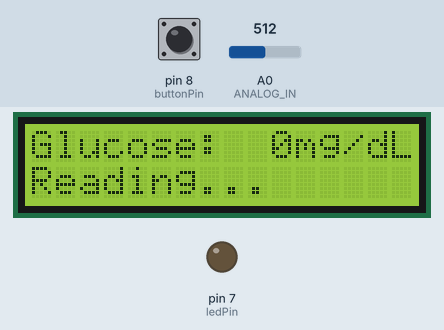
This sketch was run on a simulated Arduino Uno, built with avr-gcc and run on an emulated ATmega328P. Parts: 16×2 character LCD, output pins drawn as LEDs (lit = HIGH). The inputs (shaded band) are chosen by the test bench; at power-on: pin 8 (buttonPin) HIGH, A0 (ANALOG_IN) = 512. What the sketch prints to the serial monitor is not drawn.

Above: at 2.2 s.
2.3 s: pin 8 (buttonPin) pulled LOW for 0.6 s
At 3.7 s:
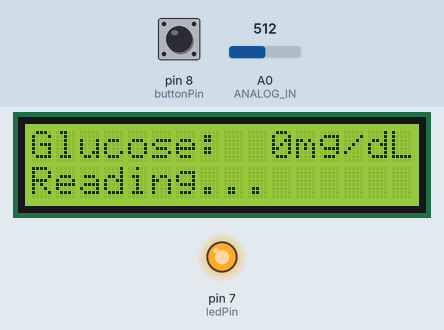
5.9 s: A0 (ANALOG_IN) set to 716
At 7.7 s:
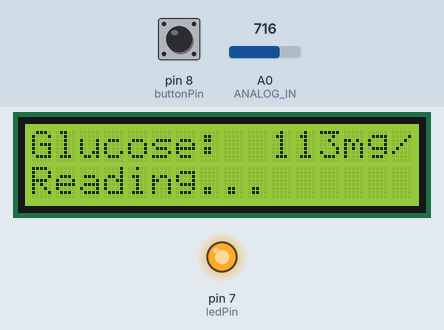
7.8 s: A0 (ANALOG_IN) set to 0
10.8 s: A0 (ANALOG_IN) set to 306
At 11.3 s:
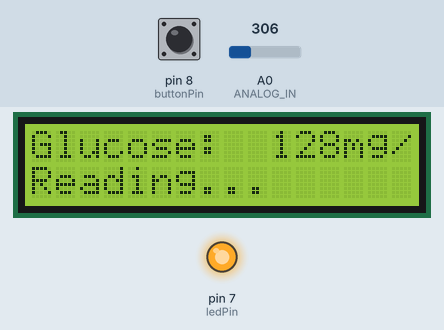
12.4 s: pin 8 (buttonPin) pulled LOW for 1 s
At 13.0 s:
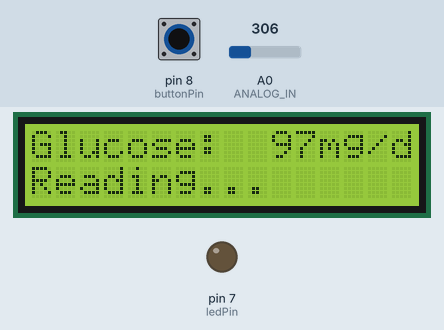
Timing chart, 0 to 15.4 s (numbered marks = the images above; inputs shaded):
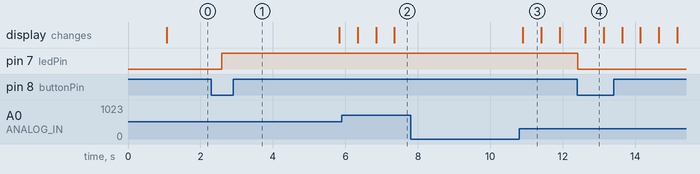

Measured:
- after the input at 2.3 s, pin 7 (ledPin): LOW → HIGH after 0.29 s
- after the input at 7.8 s, every drawn part: stays the same
- after the input at 12.4 s, pin 7 (ledPin): HIGH → LOW at once
- what the display in image 3 shows lasts 0.5 s, from 10.9 s to 11.4 s

The sketch:

arduino_glucose_monitor.ino
```cpp
#include <LiquidCrystal.h>

// LCD connected to pins: RS=12, E=11, D4=5, D5=4, D6=3, D7=2
LiquidCrystal lcd(12, 11, 5, 4, 3, 2);

// Pins
const int buttonPin = 8;
const int ledPin = 7;
const int ANALOG_IN = A0;

// States
bool ledState = false;
bool lastButtonState = HIGH;

// ---- Smoothing buffer ----
const int NUM_SAMPLES = 20;
int samples[NUM_SAMPLES];
int sampleIndex = 0;
long total = 0;

void setup() {
  pinMode(buttonPin, INPUT_PULLUP);
  pinMode(ledPin, OUTPUT);

  lcd.begin(16, 2);
  lcd.print("Initializing...");

  Serial.begin(9600);
  delay(1000);
  lcd.clear();

  for (int i = 0; i < NUM_SAMPLES; i++) samples[i] = 0;
}

void loop() {

  // ---- BUTTON LOGIC ----
  bool currentButtonState = digitalRead(buttonPin);

  if (lastButtonState == HIGH && currentButtonState == LOW) {
    ledState = !ledState;
    digitalWrite(ledPin, ledState ? HIGH : LOW);
    delay(200); // debounce
  }
  lastButtonState = currentButtonState;


  // ---- ANALOG READ ----
  int raw = analogRead(ANALOG_IN);

  // ---- MOVING AVERAGE ----
  total -= samples[sampleIndex];
  samples[sampleIndex] = raw;
  total += raw;

  sampleIndex++;
  if (sampleIndex >= NUM_SAMPLES) sampleIndex = 0;

  int smoothed = total / NUM_SAMPLES;


  // ---- GLUCOSE DEMO VALUE ----
  int display_glucose = smoothed - 250;
  if (display_glucose < 0) display_glucose = 0;


  // ---- SERIAL DEBUG ----
  Serial.print("Raw: ");
  Serial.print(smoothed);
  Serial.print("   Demo Glucose: ");
  Serial.println(display_glucose);


  // ---- LCD DISPLAY ----
  lcd.clear();
  lcd.setCursor(0, 0);
  lcd.print("Glucose: ");

  lcd.setCursor(10, 0);
  lcd.print(display_glucose);
  lcd.print("mg/dL");

  lcd.setCursor(0, 1);
  lcd.print("Reading...");


  delay(500);
}
```
